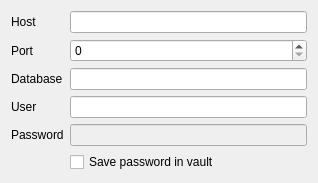
<?xml version="1.0" encoding="UTF-8"?>
<ui version="4.0">
 <class>DefaultDatabaseConnectionWidget</class>
 <widget class="QWidget" name="DefaultDatabaseConnectionWidget">
  <property name="geometry">
   <rect>
    <x>0</x>
    <y>0</y>
    <width>318</width>
    <height>165</height>
   </rect>
  </property>
  <layout class="QFormLayout" name="formLayout">
   <item row="0" column="0">
    <widget class="QLabel" name="label">
     <property name="text">
      <string>Host</string>
     </property>
    </widget>
   </item>
   <item row="0" column="1">
    <widget class="QLineEdit" name="hostEdit"/>
   </item>
   <item row="1" column="0">
    <widget class="QLabel" name="label_2">
     <property name="text">
      <string>Port</string>
     </property>
    </widget>
   </item>
   <item row="1" column="1">
    <widget class="QSpinBox" name="portSpinner">
     <property name="maximum">
      <number>65535</number>
     </property>
    </widget>
   </item>
   <item row="2" column="0">
    <widget class="QLabel" name="label_3">
     <property name="text">
      <string>Database</string>
     </property>
    </widget>
   </item>
   <item row="2" column="1">
    <widget class="QLineEdit" name="dbEdit"/>
   </item>
   <item row="3" column="0">
    <widget class="QLabel" name="label_4">
     <property name="text">
      <string>User</string>
     </property>
    </widget>
   </item>
   <item row="3" column="1">
    <widget class="QLineEdit" name="userEdit"/>
   </item>
   <item row="4" column="0">
    <widget class="QLabel" name="label_5">
     <property name="text">
      <string>Password</string>
     </property>
    </widget>
   </item>
   <item row="4" column="1">
    <widget class="QLineEdit" name="pwEdit">
     <property name="enabled">
      <bool>false</bool>
     </property>
     <property name="echoMode">
      <enum>QLineEdit::Password</enum>
     </property>
    </widget>
   </item>
   <item row="5" column="1">
    <widget class="QCheckBox" name="pwVaultBox">
     <property name="text">
      <string>Save password in vault</string>
     </property>
    </widget>
   </item>
  </layout>
 </widget>
 <resources/>
 <connections/>
</ui>
